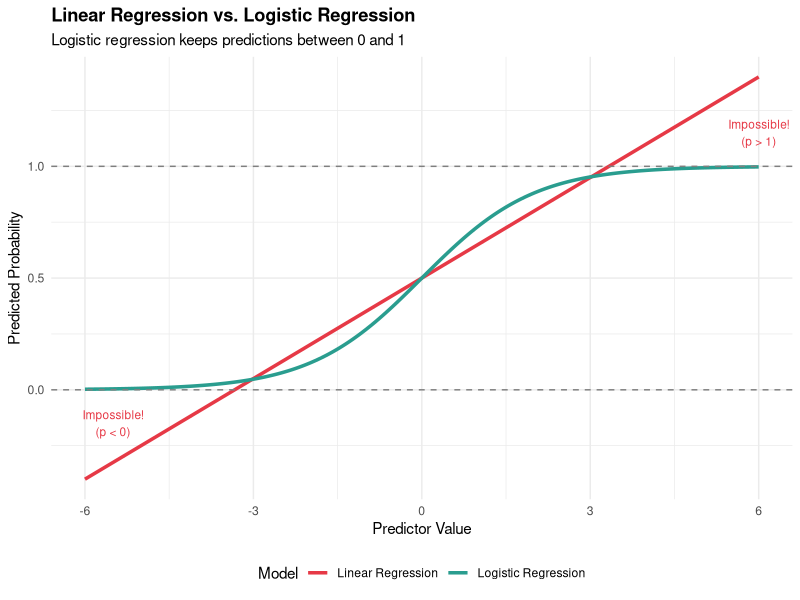
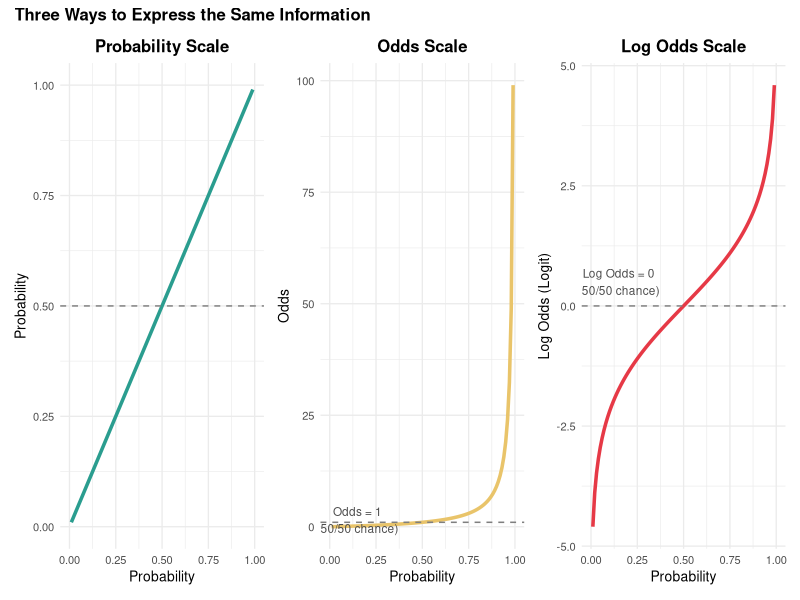
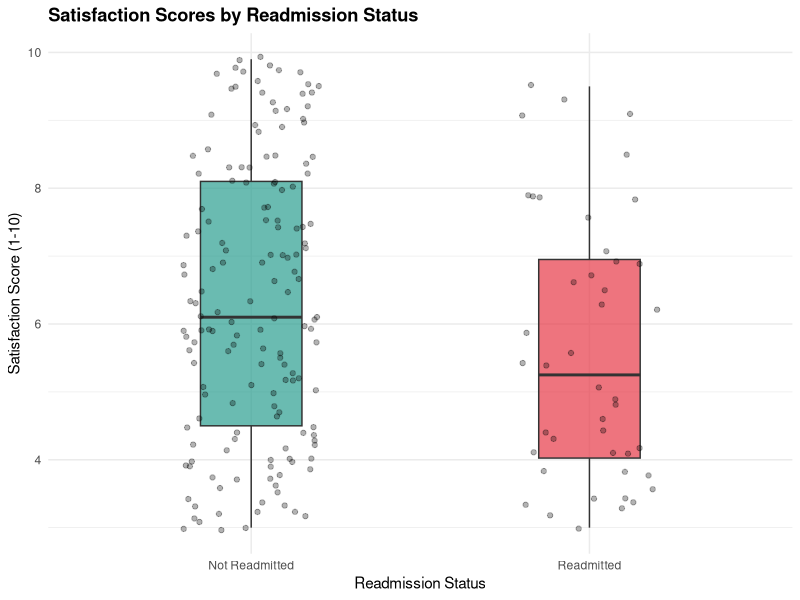
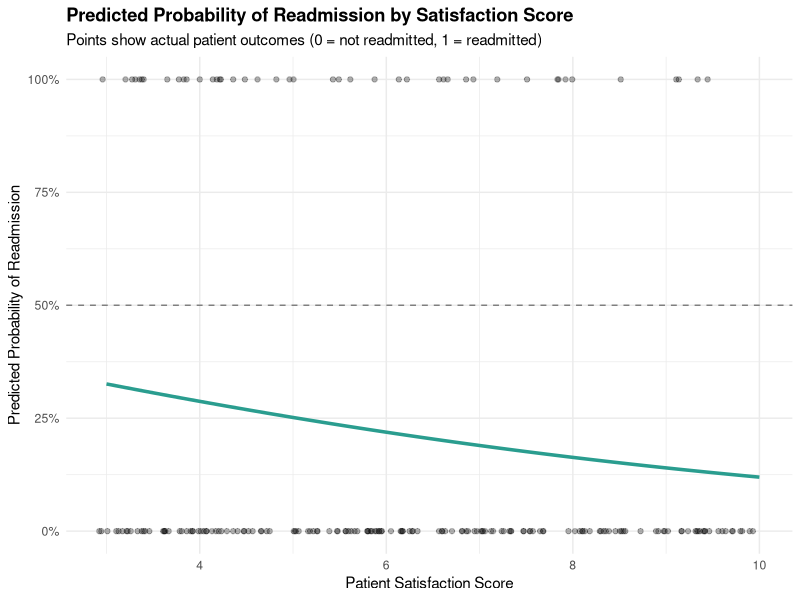

These figures' R source, in order:
## ---- chunk 1
#| label: setup
#| include: false
library(ggplot2)
library(dplyr)
library(knitr)
library(kableExtra)
library(broom)
library(scales)
library(pROC)
library(patchwork)
set.seed(2026)
## ---- chunk 2
#| label: sigmoid-curve
#| echo: false
#| fig-width: 6
#| fig-height: 4

# Create data for comparison
x <- seq(-6, 6, length.out = 200)
linear <- 0.5 + 0.15 * x
logistic <- 1 / (1 + exp(-x))

plot_data <- data.frame(
  x = rep(x, 2),
  y = c(linear, logistic),
  Model = rep(c("Linear Regression", "Logistic Regression"), each = 200)
)

ggplot(plot_data, aes(x = x, y = y, color = Model)) +
  geom_line(linewidth = 1.2) +
  geom_hline(yintercept = c(0, 1), linetype = "dashed", color = "gray50") +
  scale_color_manual(values = c("Linear Regression" = "#E63946",
                                 "Logistic Regression" = "#2A9D8F")) +
  labs(title = "Linear Regression vs. Logistic Regression",
       subtitle = "Logistic regression keeps predictions between 0 and 1",
       x = "Predictor Value",
       y = "Predicted Probability") +
  theme_minimal() +
  theme(plot.title = element_text(face = "bold"),
        legend.position = "bottom") +
  annotate("text", x = 6, y = 1.15, label = "Impossible!\n(p > 1)",
           color = "#E63946", size = 3) +
  annotate("text", x = -5.5, y = -0.15, label = "Impossible!\n(p < 0)",
           color = "#E63946", size = 3)
## ---- chunk 3
#| label: odds-table
#| echo: false

prob_list <- c(0.10, 0.25, 0.33, 0.50, 0.67, 0.75, 0.90)
complement_list <- 1 - prob_list
odds_list <- round(prob_list / complement_list, 2)

odds_table <- data.frame(
  Probability = prob_list,
  `Complement (1-p)` = complement_list,
  Odds = odds_list,
  Interpretation = c(
    "Very unlikely",
    "",
    "",
    "Equal chance (50/50)",
    "",
    "",
    "Very likely"
  )
)

kable(odds_table, col.names = c("Probability (p)", "1 - p", "Odds", "Interpretation"),
      align = "c", digits = 3)
## ---- chunk 4
#| label: logit-table
#| echo: false

logodds_list <- log(odds_list)

logit_table <- data.frame(
  Probability = prob_list,
  `Complement (1-p)` = complement_list,
  Odds = odds_list,
  `Log Odds` = logodds_list
)

kable(logit_table, col.names = c("Probability (p)", "1 - p", "Odds", "Log Odds (Logit)"),
      align = "c", digits = 3)
## ---- chunk 5
#| label: prob-odds-logodds-viz
#| echo: false
#| fig-width: 10
#| fig-height: 4
#| fig-cap: "Relationship between Probability, Odds, and Log Odds"

# Create a sequence of probabilities
prob_seq <- seq(0.01, 0.99, by = 0.01)
odds_seq <- prob_seq / (1 - prob_seq)
logodds_seq <- log(odds_seq)

# Create data frame
transform_data <- data.frame(
  probability = prob_seq,
  odds = odds_seq,
  log_odds = logodds_seq
)

# Create three panels
p1 <- ggplot(transform_data, aes(x = prob_seq, y = probability)) +
  geom_line(color = "#2A9D8F", linewidth = 1.2) +
  geom_hline(yintercept = 0.5, linetype = "dashed", color = "gray50") +
  labs(x = "Probability", y = "Probability",
       title = "Probability Scale") +
  scale_x_continuous(limits = c(0, 1)) +
  scale_y_continuous(limits = c(0, 1)) +
  theme_minimal(base_size = 10) +
  theme(plot.title = element_text(face = "bold", hjust = 0.5))

p2 <- ggplot(transform_data, aes(x = prob_seq, y = odds)) +
  geom_line(color = "#E9C46A", linewidth = 1.2) +
  geom_hline(yintercept = 1, linetype = "dashed", color = "gray50") +
  annotate("text", x = 0.15, y = 1.5, label = "Odds = 1\n(50/50 chance)",
           size = 3, color = "gray30") +
  labs(x = "Probability", y = "Odds",
       title = "Odds Scale") +
  scale_x_continuous(limits = c(0, 1)) +
  theme_minimal(base_size = 10) +
  theme(plot.title = element_text(face = "bold", hjust = 0.5))

p3 <- ggplot(transform_data, aes(x = prob_seq, y = log_odds)) +
  geom_line(color = "#E63946", linewidth = 1.2) +
  geom_hline(yintercept = 0, linetype = "dashed", color = "gray50") +
  annotate("text", x = 0.15, y = 0.5, label = "Log Odds = 0\n(50/50 chance)",
           size = 3, color = "gray30") +
  labs(x = "Probability", y = "Log Odds (Logit)",
       title = "Log Odds Scale") +
  scale_x_continuous(limits = c(0, 1)) +
  theme_minimal(base_size = 10) +
  theme(plot.title = element_text(face = "bold", hjust = 0.5))

# Combine plots
p1 + p2 + p3 +
  plot_annotation(
    title = "Three Ways to Express the Same Information",
    theme = theme(plot.title = element_text(face = "bold", size = 12))
  )
## ---- chunk 6
#| label: simple-data

# Create comprehensive readmission dataset
n <- 200

# Generate predictor variables
satisfaction <- round(runif(n, min = 3, max = 10), 1)
age <- round(rnorm(n, mean = 65, sd = 12))
age <- pmax(pmin(age, 95), 30)  # Keep age between 30 and 95
comorbidities <- rpois(n, lambda = 2)  # Number of chronic conditions
insurance <- sample(c("Private", "Medicare", "Medicaid"), n,
                    replace = TRUE, prob = c(0.4, 0.4, 0.2))

# Generate readmission outcomes based on all predictors
# Higher satisfaction = lower risk
# Higher age = higher risk
# More comorbidities = higher risk
# Insurance type affects risk
insurance_effect <- ifelse(insurance == "Private", -0.5,
                    ifelse(insurance == "Medicare", 0, 0.4))

log_odds <- -2 - 0.325 * satisfaction + 0.02 * age + 0.6 * comorbidities +
            insurance_effect + rnorm(n, 0, 0.5)
prob_readmit <- exp(log_odds) / (1 + exp(log_odds))
readmitted <- rbinom(n, 1, prob_readmit)

# Create data frame
readmit_data <- data.frame(
  patient_id = 1:n,
  satisfaction = satisfaction,
  age = age,
  comorbidities = comorbidities,
  insurance = factor(insurance),
  readmitted = readmitted
)


# View first few rows
head(readmit_data, 10)
## ---- chunk 7
#| label: simple-explore1
#| echo: false

# 1. Summary statistics for satisfaction scores
satisfaction_summary <- data.frame(
  Metric = c("Mean", "SD", "Minimum", "Maximum"),
  Value = c(
    round(mean(readmit_data$satisfaction), 2),
    round(sd(readmit_data$satisfaction), 2),
    round(min(readmit_data$satisfaction), 1),
    round(max(readmit_data$satisfaction), 1)
  )
)

kable(satisfaction_summary,
      col.names = c("Metric", "Value"),
      align = c("l", "c")) %>%
  kable_styling(bootstrap_options = c("striped", "hover"),
                full_width = FALSE)
## ---- chunk 8
#| label: simple-explore2
#| echo: false
# 2. Summary statistics for readmission outcomes
readmission_summary <- data.frame(
  Outcome = c("Not Readmitted", "Readmitted", "Total"),
  Count = c(
    sum(readmit_data$readmitted == 0),
    sum(readmit_data$readmitted == 1),
    nrow(readmit_data)
  ),
  Percentage = c(
    round(100 * mean(readmit_data$readmitted == 0), 1),
    round(100 * mean(readmit_data$readmitted == 1), 1),
    100
  )
)

kable(readmission_summary,
      col.names = c("Outcome", "N", "%"),
      align = c("l", "c", "c")) %>%
  kable_styling(bootstrap_options = c("striped", "hover"),
                full_width = FALSE)
## ---- chunk 9
#| label: simple-viz
#| fig-width: 6
#| fig-height: 4
#| code-fold: true

# Create visualization
p1 <- ggplot(readmit_data, aes(x = factor(readmitted), y = satisfaction,
                                fill = factor(readmitted))) +
  geom_boxplot(alpha = 0.7, width = 0.3) +
  geom_jitter(width = 0.2, alpha = 0.3) +
  scale_fill_manual(values = c("0" = "#2A9D8F", "1" = "#E63946"),
                    labels = c("Not Readmitted", "Readmitted")) +
  scale_x_discrete(labels = c("Not Readmitted", "Readmitted")) +
  labs(title = "Satisfaction Scores by Readmission Status",
       x = "Readmission Status",
       y = "Satisfaction Score (1-10)") +
  theme_minimal() +
  theme(legend.position = "none",
        plot.title = element_text(face = "bold"))

p1
## ---- chunk 10
#| label: simple-model

# Fit logistic regression model
model_simple <- glm(readmitted ~ satisfaction,
                    data = readmit_data,
                    family = binomial(link = "logit"))

# View the results
summary(model_simple)
## ---- chunk 11
#| label: simple-coef
#| echo: false

# Extract coefficients
coef_table <- summary(model_simple)$coefficients
kable(coef_table, digits = 4)
## ---- chunk 12
#| label: simple-interpret-log-odds-2
#| echo: false

b0 <- round(coef(model_simple)[1], 4)
b1 <- round(coef(model_simple)[2], 4)
b1_p <- format(summary(model_simple)$coefficients[2, 4], digits = 3)

## ---- chunk 13
#| label: simple-odds-ratio1
#| echo: true

# Calculate odds ratios
odds_ratios <- exp(coef(model_simple))
## ---- chunk 14
#| label: simple-odds-ratio2
#| echo: false

or_sat <- odds_ratios[2]
pct_change <- if(or_sat < 1) round((1 - or_sat) * 100, 1) else round((or_sat - 1) * 100, 1)
## ---- chunk 15
#| label: simple-predict-manual
#| echo: false

# Get coefficients
b0_pred <- coef(model_simple)[1]
b1_pred <- coef(model_simple)[2]

# For satisfaction = 5
sat_value <- 5

# Step 1: Calculate log odds
log_odds_pred <- b0_pred + b1_pred * sat_value

# Step 2: Convert to odds
odds_pred <- exp(log_odds_pred)

# Step 3: Convert to probability
prob_pred <- odds_pred / (1 + odds_pred)
## ---- chunk 16
#| label: simple-predict-r
#| code-fold: true

# Create data frame with values to predict
new_patients <- data.frame(
  satisfaction = c(4, 5, 6, 7, 8)
)

new_patients$predicted_prob <- predict(model_simple,
                                        newdata = new_patients,
                                        type = "response")

kable(round(new_patients, 3),
      col.names = c("Satisfaction Score", "Predicted Probability"),
      align = c("c", "c")) %>%
  kable_styling(bootstrap_options = c("striped", "hover"), full_width = FALSE)
## ---- chunk 17
#| label: simple-predict-viz
#| fig-width: 6
#| fig-height: 4
#| code-fold: true

# Create prediction data across range of satisfaction
pred_data <- data.frame(
  satisfaction = seq(3, 10, by = 0.1)
)
pred_data$probability <- predict(model_simple, newdata = pred_data, type = "response")

# Plot
ggplot() +
  # Add prediction curve
  geom_line(data = pred_data, aes(x = satisfaction, y = probability),
            color = "#2A9D8F", linewidth = 1.2) +
  # Add actual data points
  geom_point(data = readmit_data, aes(x = satisfaction, y = readmitted),
             alpha = 0.3, position = position_jitter(width = 0.1, height = 0)) +
  # Add reference line at 0.5
  geom_hline(yintercept = 0.5, linetype = "dashed", color = "gray50") +
  labs(title = "Predicted Probability of Readmission by Satisfaction Score",
       subtitle = "Points show actual patient outcomes (0 = not readmitted, 1 = readmitted)",
       x = "Patient Satisfaction Score",
       y = "Predicted Probability of Readmission") +
  scale_y_continuous(limits = c(0, 1), labels = scales::percent) +
  theme_minimal() +
  theme(plot.title = element_text(face = "bold"))
## ---- chunk 18
#| label: simple-classification
#| echo: false

# Add predictions to our data
readmit_data$predicted_prob <- predict(model_simple, type = "response")
readmit_data$predicted_class <- ifelse(readmit_data$predicted_prob >= 0.5, 1, 0)

# Create classification table with explicit factor levels to ensure 2x2 table
class_table <- table(
  Predicted = factor(readmit_data$predicted_class, levels = c(0, 1)),
  Actual = factor(readmit_data$readmitted, levels = c(0, 1))
)
## ---- chunk 19
#| echo: false
kable(class_table, align = "c") %>%
  kable_styling(bootstrap_options = c("striped", "hover", "condensed"),
                full_width = FALSE,
                position = "left") %>%
  add_header_above(c(" " = 1, "Actual Outcome" = 2))
## ---- chunk 20
#| label: simple-accuracy
#| echo: false

# Calculate metrics
correct <- sum(diag(class_table))
total <- sum(class_table)
accuracy <- correct / total

# Break down by actual class
tn <- class_table[1, 1]  # True negatives
fp <- class_table[2, 1]  # False positives
fn <- class_table[1, 2]  # False negatives
tp <- class_table[2, 2]  # True positives
## ---- chunk 21
#| label: multiple-explore
#| echo: false

# Dataset overview
total_n <- nrow(readmit_data)
readmit_rate <- round(100 * mean(readmit_data$readmitted), 1)

# Summary statistics for continuous variables
continuous_summary <- data.frame(
  Variable = c("Satisfaction", "Age", "Comorbidities"),
  Mean = c(
    round(mean(readmit_data$satisfaction), 2),
    round(mean(readmit_data$age), 1),
    round(mean(readmit_data$comorbidities), 2)
  ),
  SD = c(
    round(sd(readmit_data$satisfaction), 2),
    round(sd(readmit_data$age), 1),
    round(sd(readmit_data$comorbidities), 2)
  ),
  MIN = c(
    round(min(readmit_data$satisfaction), 2),
    round(min(readmit_data$age), 1),
    round(min(readmit_data$comorbidities), 2)
  ),
  MAX = c(
    round(max(readmit_data$satisfaction), 2),
    round(max(readmit_data$age), 1),
    round(max(readmit_data$comorbidities), 2)
  )
)

# Insurance distribution
insurance_summary <- data.frame(
  Insurance = names(table(readmit_data$insurance)),
  Count = as.vector(table(readmit_data$insurance)),
  Percentage = as.vector(round(100 * prop.table(table(readmit_data$insurance)), 1))
)
## ---- chunk 22
#| echo: false
kable(continuous_summary, align = c("l", "c", "c")) %>%
  kable_styling(bootstrap_options = c("striped", "hover"), full_width = FALSE)
## ---- chunk 23
#| label: insurance-descriptive
#| echo: false
kable(insurance_summary,
      col.names = c("Insurance Type", "N", "%"),
      align = c("l", "c", "c")) %>%
  kable_styling(bootstrap_options = c("striped", "hover"), full_width = FALSE)
## ---- chunk 24
#| label: multiple-model

# Fit multiple logistic regression model
model_multiple <- glm(readmitted ~ satisfaction + age + comorbidities + insurance,
                      data = readmit_data,
                      family = binomial(link = "logit"))

# View the results
summary(model_multiple)
## ---- chunk 25
#| label: multiple-coef
#| echo: false

# Create a nice summary table
coef_summary <- data.frame(
  Variable = names(coef(model_multiple)),
  `Log Odds Ratio` = round(coef(model_multiple), 4),
  `Odds Ratio` = round(exp(coef(model_multiple)), 4),
  `p-value` = round(summary(model_multiple)$coefficients[, 4], 4)
)

kable(coef_summary, row.names = FALSE)
## ---- chunk 26
#| label: multiple-interpret
#| echo: false

coefs <- coef(model_multiple)
ors <- exp(coefs)
pvals <- summary(model_multiple)$coefficients[, 4]

# Calculate percentage changes
pct_satisfaction <- if(ors["satisfaction"] < 1) round((1 - ors["satisfaction"]) * 100, 1) else round((ors["satisfaction"] - 1) * 100, 1)
pct_age <- round((ors["age"] - 1) * 100, 1)
pct_comorbid <- round((ors["comorbidities"] - 1) * 100, 1)
## ---- chunk 27
#| label: compare-models
#| echo: false

# Get coefficients from both models
coef_simple_sat <- coef(model_simple)["satisfaction"]
coef_multiple_sat <- coef(model_multiple)["satisfaction"]

# Get odds ratios
or_simple_sat <- exp(coef_simple_sat)
or_multiple_sat <- exp(coef_multiple_sat)

# Calculate percentage changes
pct_simple_sat <- round((or_simple_sat - 1) * 100, 1)
pct_multiple_sat <- round((or_multiple_sat - 1) * 100, 1)

# Compare
comparison_table <- data.frame(
  Model = c("Simple Regression", "Multiple Regression"),
  `Log Odds Ratio` = c(round(coef_simple_sat, 4), round(coef_multiple_sat, 4)),
  `Odds Ratio` = c(round(or_simple_sat, 3), round(or_multiple_sat, 3)),
  `Percent Change` = c(paste0(pct_simple_sat, "%"), paste0(pct_multiple_sat, "%"))
)
## ---- chunk 28
#| echo: false
kable(comparison_table,
      col.names = c("Model", "Log Odds Ratio", "Odds Ratio", "% Change in Odds"),
      align = c("l", "c", "c", "c")) %>%
  kable_styling(bootstrap_options = c("striped", "hover"), full_width = FALSE)
## ---- chunk 29
#| label: multiple-manual-predict
#| echo: false

# Get coefficients
b0_m <- coef(model_multiple)[1]
b1_sat <- coef(model_multiple)["satisfaction"]
b2_age <- coef(model_multiple)["age"]
b3_comor <- coef(model_multiple)["comorbidities"]
b4_medicare <- coef(model_multiple)["insuranceMedicare"]
b5_private <- coef(model_multiple)["insurancePrivate"]

# Patient values
sat_val <- 6
age_val <- 70
comor_val <- 3
# Medicare dummy = 1, Otherwise = 0
medicare_val <- 1
# Private dummy = 1, Otherwise = 0
private_val <- 0

# Calculate log odds
log_odds_m <- b0_m + b1_sat * sat_val + b2_age * age_val + b3_comor * comor_val + b4_medicare * medicare_val + b5_private * private_val

# Convert to odds
odds_m <- exp(log_odds_m)

# Convert to probability
prob_m <- odds_m / (1 + odds_m)
## ---- chunk 30
#| label: multiple-predict
#| echo: false

# Create patient profiles
patient_profiles <- data.frame(
  Profile = c("Low Risk", "Medium Risk", "High Risk"),
  satisfaction = c(8, 6, 4),
  age = c(50, 65, 80),
  comorbidities = c(1, 2, 4),
  insurance = c("Private", "Medicare", "Medicaid")
)

# Need to convert insurance back to factor for prediction
patient_profiles_pred <- patient_profiles
patient_profiles_pred$insurance <- factor(patient_profiles_pred$insurance,
                                          levels = levels(readmit_data$insurance))

# Predict probabilities
patient_profiles$`Predicted Probability` <- predict(model_multiple,
                                           newdata = patient_profiles_pred,
                                           type = "response")
## ---- chunk 31
#| echo: false
kable(patient_profiles,
      align = c("l", "c", "c", "c", "l", "c"),
      digits = 3) %>%
  kable_styling(bootstrap_options = c("striped", "hover"), full_width = FALSE)
## ---- chunk 32
#| label: multiple-evaluation
#| echo: true

# Add predictions
readmit_data$pred_prob_multiple <- predict(model_multiple, type = "response")
readmit_data$pred_class_multiple <- ifelse(readmit_data$pred_prob_multiple >= 0.5, 1, 0)
## ---- chunk 33
#| echo: false
# Classification table with explicit factor levels
class_table_multiple <- table(
  Predicted = factor(readmit_data$pred_class_multiple, levels = c(0, 1)),
  Actual = factor(readmit_data$readmitted, levels = c(0, 1))
)

kable(class_table_multiple, align = "c") %>%
  kable_styling(bootstrap_options = c("striped", "hover", "condensed"),
                full_width = FALSE,
                position = "left") %>%
  add_header_above(c(" " = 1, "Actual Outcome" = 2))
## ---- chunk 34
#| label: multiple-accuracy
#| echo: false

# Calculate metrics
correct_m <- sum(diag(class_table_multiple))
total_m <- sum(class_table_multiple)
accuracy_m <- correct_m / total_m

# Break down by actual class
tn_m <- class_table_multiple[1, 1]  # True negatives
fp_m <- class_table_multiple[2, 1]  # False positives
fn_m <- class_table_multiple[1, 2]  # False negatives
tp_m <- class_table_multiple[2, 2]  # True positives
## ---- chunk 35
#| label: calc-sens-spec
#| echo: false

# Using the classification table we already created
tn <- class_table_multiple[1, 1]  # True negatives
fp <- class_table_multiple[2, 1]  # False positives
fn <- class_table_multiple[1, 2]  # False negatives
tp <- class_table_multiple[2, 2]  # True positives

sensitivity <- tp / (tp + fn)
specificity <- tn / (tn + fp)
## ---- chunk 36
#| label: low-cutoff
#| echo: false

# Use 0.3 cutoff
readmit_data$pred_class_030 <- ifelse(readmit_data$pred_prob_multiple >= 0.3, 1, 0)
class_table_030 <- table(
  Predicted = factor(readmit_data$pred_class_030, levels = c(0, 1)),
  Actual = factor(readmit_data$readmitted, levels = c(0, 1))
)

# Calculate metrics
tn_030 <- class_table_030[1, 1]
fp_030 <- class_table_030[2, 1]
fn_030 <- class_table_030[1, 2]
tp_030 <- class_table_030[2, 2]

sens_030 <- tp_030 / (tp_030 + fn_030)
spec_030 <- tn_030 / (tn_030 + fp_030)
## ---- chunk 37
#| label: high-cutoff
#| echo: false

# Use 0.7 cutoff
readmit_data$pred_class_070 <- ifelse(readmit_data$pred_prob_multiple >= 0.7, 1, 0)
class_table_070 <- table(
  Predicted = factor(readmit_data$pred_class_070, levels = c(0, 1)),
  Actual = factor(readmit_data$readmitted, levels = c(0, 1))
)

# Calculate metrics
tn_070 <- class_table_070[1, 1]
fp_070 <- class_table_070[2, 1]
fn_070 <- class_table_070[1, 2]
tp_070 <- class_table_070[2, 2]

sens_070 <- tp_070 / (tp_070 + fn_070)
spec_070 <- tn_070 / (tn_070 + fp_070)
## ---- chunk 38
#| label: cutoff-comparison
#| echo: false

cutoff_comparison <- data.frame(
  Cutoff = c("0.3 (Low)", "0.5 (Default)", "0.7 (High)"),
  Sensitivity = c(round(sens_030 * 100, 1),
                  round(sensitivity * 100, 1),
                  round(sens_070 * 100, 1)),
  Specificity = c(round(spec_030 * 100, 1),
                  round(specificity * 100, 1),
                  round(spec_070 * 100, 1)),
  `False Alarms` = c(fp_030, fp, fp_070),
  `Missed Cases` = c(fn_030, fn, fn_070)
)

kable(cutoff_comparison,
      col.names = c("Cutoff", "Sensitivity (%)", "Specificity (%)",
                    "False Alarms", "Missed Cases")) %>%
  kable_styling(bootstrap_options = c("striped", "hover"), full_width = FALSE)
